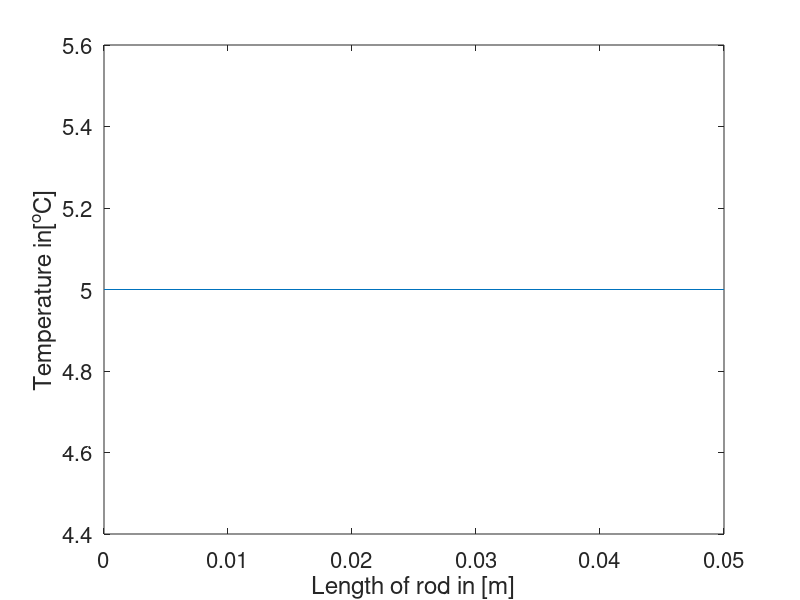

MATLAB code to generate this figure:
% Usteady_State_Heat Conduction
clear all
clc
%% geometry Information
L=input("Enter rod lenght cm = ");
L=L/100;     %convert to meter
N=input("No. nodes= ");
dl=L/(N-1)   % grid size
x=0:dl:L;    % grid range
dt=input('Time Step: ');     %time step
t_end=input('End time: ');   % maximum time to simulate
t=0:dt:t_end;  % time range

alpha= 0.005;    % diffusion coefficient


%% Initail and Boundary condtion
T_in=input('Initial temp = ');
Tcurrent=ones(1,N)*T_in;
Tb=input("Enter base temp= ");
Ttip=input("Enter tip temp= ");
% solution procedure
d = alpha*dt/dl^2  % Stability criteria parabolic eq
for j=2:length(t)   % for time loop
 T=Tcurrent;
 for k=1:N   % on space stepping
   if k==1
     T(k)=Tb;  % assign Tb to first node
   elseif k==N
     T(k)=Ttip; % assign Ttip to T last node
   else
     T(k)=T(k)+d*(T(k+1)-2*T(k)+T(k-1));
   end
 end
 Tcurrent=T;  % update value to Tcurrent
 time = j*dt;  % time update for plotting
 plot(x,Tcurrent); %plot T in each grid
 xlabel("Length of rod in [m]",'FontSize', 14);
 ylabel("Temperature in[^{o}C]",'FontSize',14);
 set(gca,'FontSize',16);
 str1 = sprintf('Value of d =%d', d);
 str2 = sprintf('Time value =%d', time);
 text(0.15, 150, str1,'FontSize',12);  %to show to text
 text(0.15, 130, str2, 'FontSize',12);
 shg          % To show update in realtime
 pause(0.01)

 end

